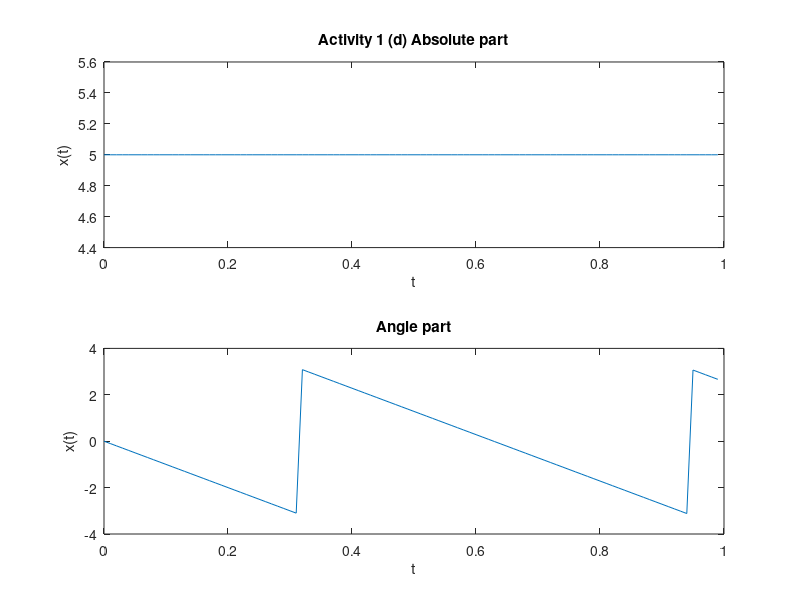

The MATLAB source for this figure:
clc;
clear all;
t=0:.01:.99;
w=10;
x=5*exp(-j*w*t);
x1=abs(x);
x2=angle(x);
subplot(2,1,1);
plot(t,x1);
xlabel('t');
ylabel('x(t)');
title('Activity 1 (d) Absolute part');
subplot(2,1,2);
plot(t,x2);
xlabel('t');
ylabel('x(t)');
title('Angle part');